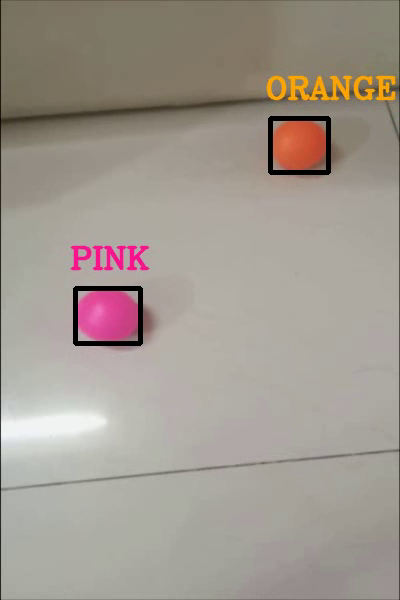
#> input picture frame 102 of ball detection_my project.mp4, 400 x 600 px, given in place of VID2.mp4, which was not available
$ jupyter execute 'ball following bot_my project.ipynb'   (older library calls are emulated)
#> lines starting #> are read from the running program, lines starting #| are printed output that depends on the picture; after the words box and inside, x2 and y2 are one past the last pixel; in counts of white or black regions, pixels touching at a corner belong together; pictures that were not available may be replaced by others from this repository, and a replacement may not be noted
[cell 1]
import cv2
import numpy as np

# [11 lines of commented-out code are left out]

def control(x,y):
    if(x<=200):
        value="RIGHT"
    elif(x>=440):
        value="LEFT"
    elif(y<=150):
        value="FORWARD"
    elif(y>=330):
        value="BACKWARD"
    else:
        value="STAY"

    cv2.putText(frame,str(value),(5,50),cv2.FONT_HERSHEY_COMPLEX,1,(0,0,0),2,cv2.LINE_AA)

cap=cv2.VideoCapture("VID2.mp4")
forucc =cv2.VideoWriter_fourcc(*'mp4v')
out=cv2.VideoWriter('ball following bot.mp4',forucc,20,(640,480))

while True:
    ret,frame= cap.read()
#> frame is the input picture: shape (600, 400, 3); mean B, G, R 143.6, 152.4, 160.9
    frame=cv2.resize(frame,(640,480))
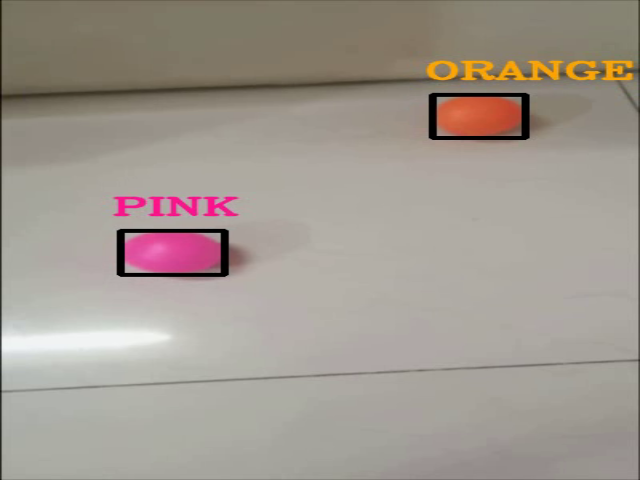
#> frame: shape (480, 640, 3); mean B, G, R 143.6, 152.3, 160.9
    if frame is not None:
        hsv=cv2.cvtColor(frame,cv2.COLOR_BGR2HSV)
#> hsv: shape (480, 640, 3); mean H, S, V 24.7, 31.3, 161.1

# [10 lines of commented-out code are left out]

    lower=np.array([87,14,23])
    upper=np.array([152,252,212])

    th=cv2.inRange(hsv,lower,upper)
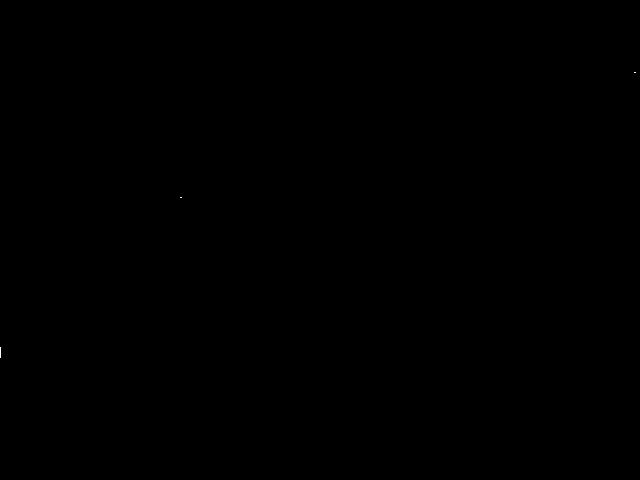
#> th: shape (480, 640); 0% white in thin lines or dots, all inside (x1, y1, x2, y2) = (0, 72, 636, 358)

    ret,contours,heirarchy=cv2.findContours(th,cv2.RETR_TREE,cv2.CHAIN_APPROX_SIMPLE)
#> contours = 3 contours, all with area under 20

    max_cnt=max(contours,key=cv2.contourArea)
#> max_cnt = [[0, 347], [0, 357]]
    x,y,w,h=cv2.boundingRect(max_cnt)
#> x = 0; y = 347; w = 1; h = 11
    frame=cv2.circle(frame,(x+w//2,y+h//2),radius=4,color=(0,0,0),thickness=-1)
#> frame: shape (480, 640, 3); 0.01% of pixels changed, all inside (x1, y1, x2, y2) = (0, 348, 5, 357)
    x=x+w//2
    y=y+h//2
#> y = 352

    frame=cv2.line(frame,(200,0),(200,480),(0,0,0),4)
    frame=cv2.line(frame,(440,0),(440,640),(0,0,0),4)
    frame=cv2.line(frame,(200,150),(440,150),(0,0,0),4)
    frame=cv2.line(frame,(200,330),(440,330),(0,0,0),4)
    control(x,y)
#> in control, `cv2.putText(frame,str(value),(5,50),cv2.FONT_HERSHEY_COMPLEX,1,(0,0,0)..`:
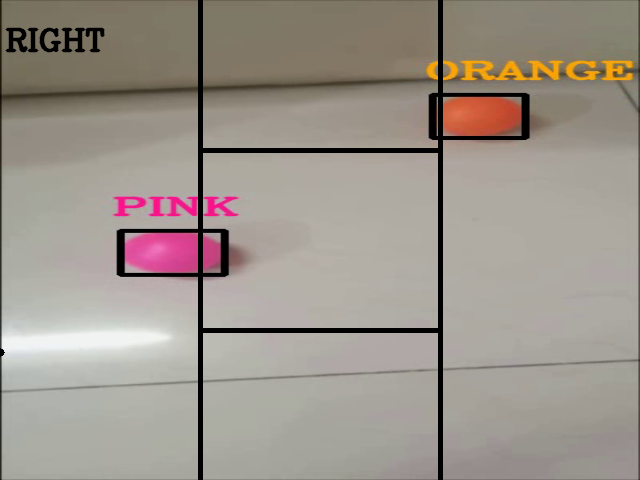
#> frame: shape (480, 640, 3); mean B, G, R 139.7, 148.3, 156.5

    out.write(frame)

#     cv2.imshow("bw",black)
    cv2.imshow("VIDEO",frame)
    if (cv2.waitKey(20)==ord('q')):
#> (key q is pressed here)
        break
cap.release()
out.release()
cv2.destroyAllWindows()

$ run again, starting later in the video
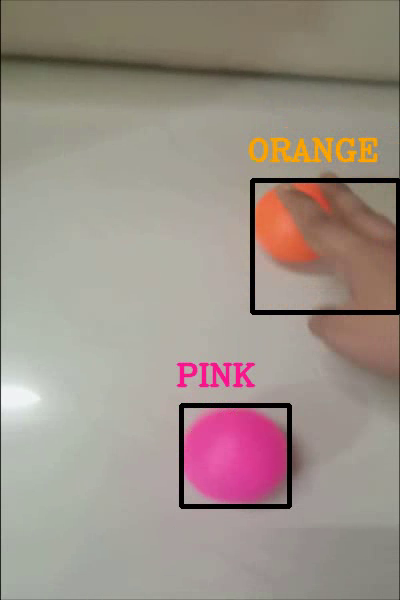
#> input picture frame 459 of ball detection_my project.mp4, 400 x 600 px, given in place of VID2.mp4, which was not available
#> frame is the input picture: shape (600, 400, 3); mean B, G, R 137, 145.3, 157.7
#> `frame=cv2.resize(frame,(640,480))`:
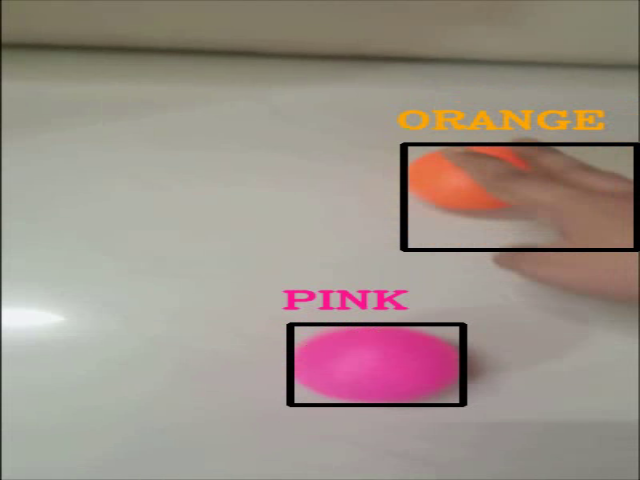
#> frame: shape (480, 640, 3); mean B, G, R 136.9, 145.2, 157.7
#> hsv: shape (480, 640, 3); mean H, S, V 32.6, 41.4, 158.6
#> th: shape (480, 640); 0.01% white in thin lines or dots, all inside (x1, y1, x2, y2) = (0, 111, 540, 333)
#> contours = 12 contours, all with area under 20
#> max_cnt = [[295, 326]]
#> x = 295; y = 326; w = 1
#> in control, `cv2.putText(frame,str(value),(5,50),cv2.FONT_HERSHEY_COMPLEX,1,(0,0,0)..`:
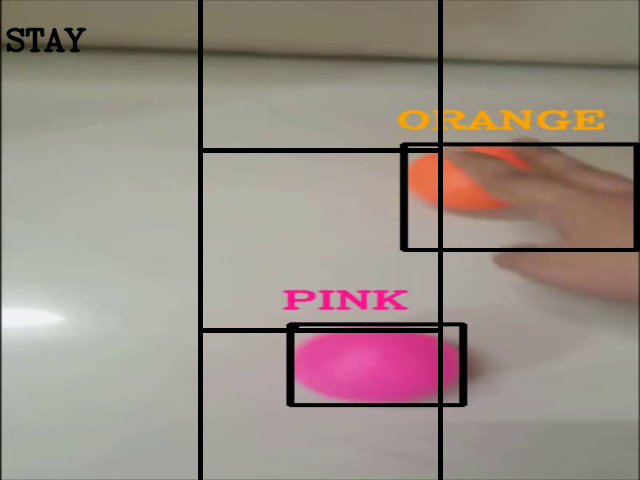
#> frame: shape (480, 640, 3); mean B, G, R 133.5, 141.6, 153.5

$ run again, starting later in the video
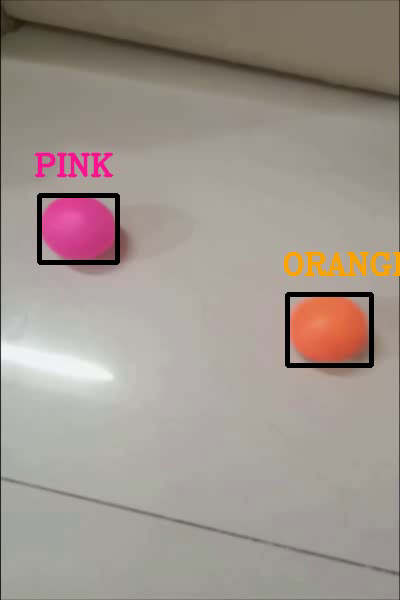
#> input picture frame 816 of ball detection_my project.mp4, 400 x 600 px, given in place of VID2.mp4, which was not available
#> frame is the input picture: shape (600, 400, 3); mean B, G, R 141.2, 148.7, 159.3
#> `frame=cv2.resize(frame,(640,480))`:
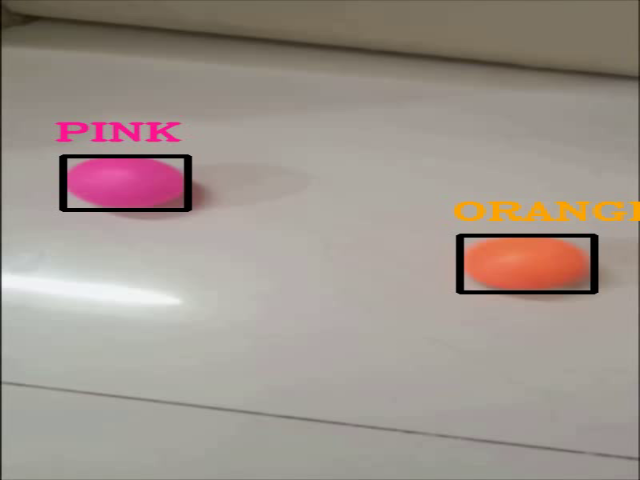
#> frame: shape (480, 640, 3); mean B, G, R 141.1, 148.6, 159.3
#> hsv: shape (480, 640, 3); mean H, S, V 25.2, 33.4, 159.6
#> th: shape (480, 640); 0.01% white in thin lines or dots, all inside (x1, y1, x2, y2) = (0, 141, 630, 294)
#> contours = 4 contours, all with area under 20
#> max_cnt = [[0, 281], [0, 293]]
#> `x,y,w,h=cv2.boundingRect(max_cnt)`: x = 0; y = 281; w = 1; h = 13
#> `y=y+h//2`: y = 287
#> in control, `cv2.putText(frame,str(value),(5,50),cv2.FONT_HERSHEY_COMPLEX,1,(0,0,0)..`:
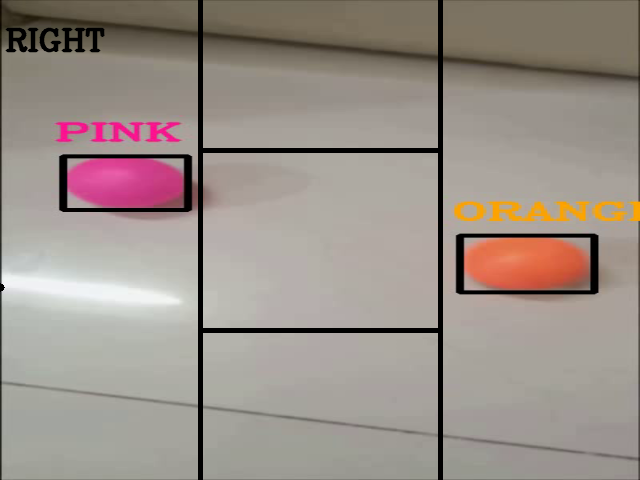
#> frame: shape (480, 640, 3); mean B, G, R 137.3, 144.5, 155
